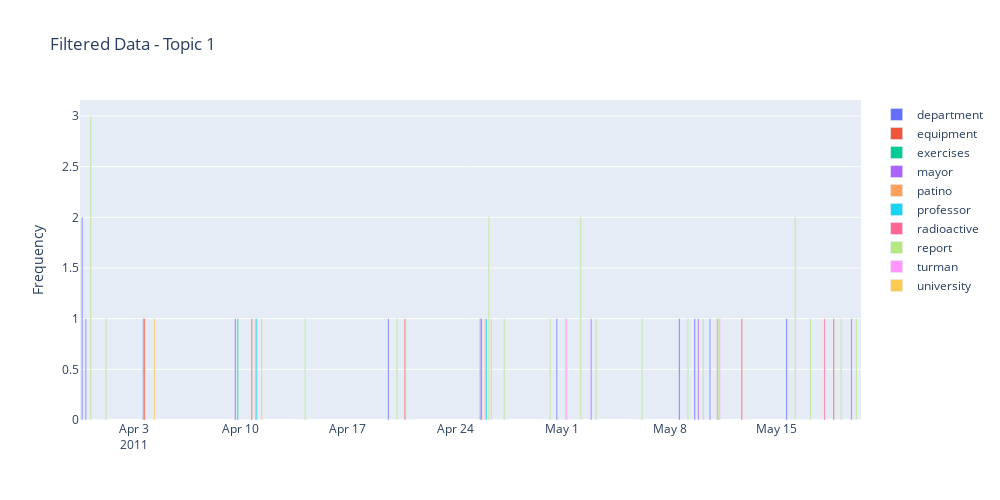
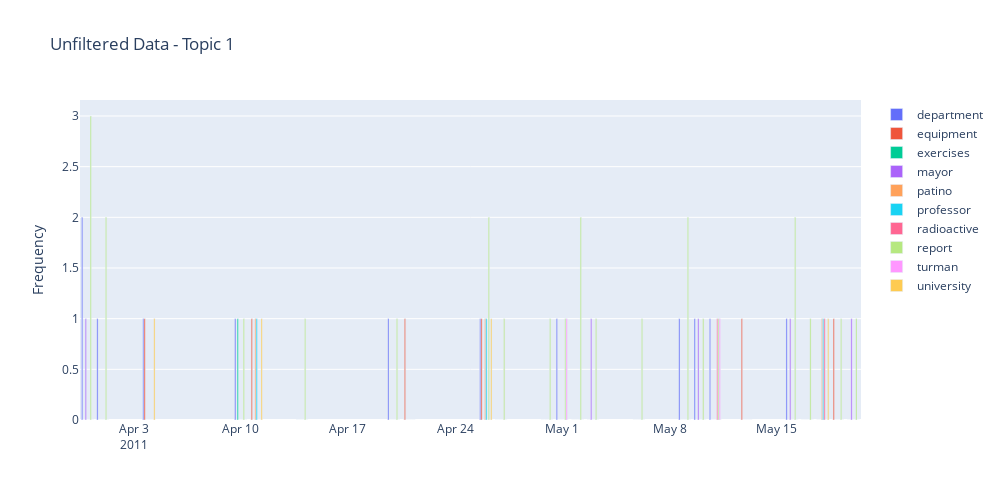
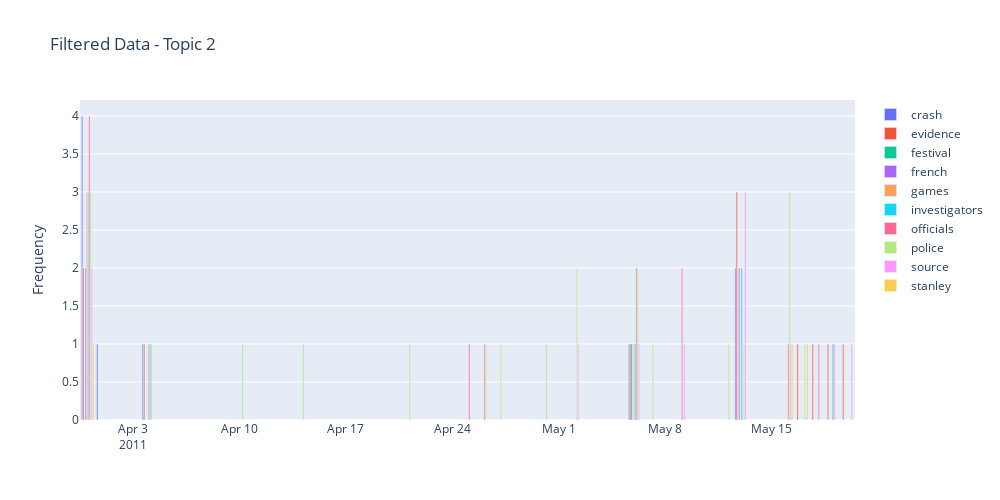
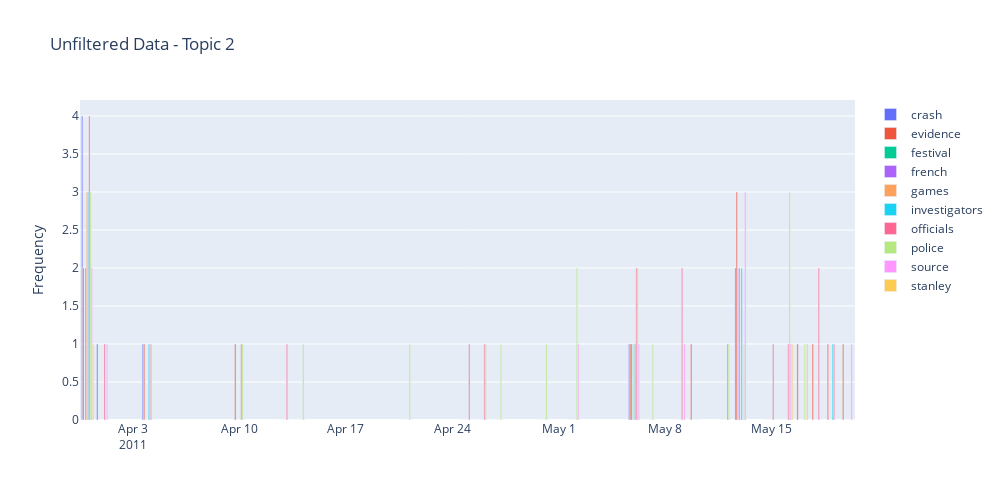

The code cell stored with these charts, in order, in its notebook:
### Code cell
# Skapa en defaultdict för att lagra frekvensen av varje ord per datum för varje ämne
topic_word_freq_by_date_filtered = defaultdict(lambda: defaultdict(lambda: defaultdict(int)))
topic_word_freq_by_date_unfiltered = defaultdict(lambda: defaultdict(lambda: defaultdict(int)))

# Loopa igenom varje ämne och dess relaterade ord
for topic_idx, topic in enumerate(lda_model.components_):

    #print(f"Topic {topic_idx + 1}:")

    for word_idx in topic.argsort()[:-num_top_words - 1:-1]:
        word = feature_names[word_idx]
        #print(f"- {word}")

        # Loopa igenom det filtrerade datasetet för att matcha ord med deras timestamps och räkna frekvenser
        for _, row in filtered_data.iterrows():
            content = row["Processed_Content"]
            date = row["Date"]
            if word in content:
                topic_word_freq_by_date_filtered[topic_idx][word][date] += 1

        # Loopa igenom det ofiltrerade datasetet för att matcha ord med deras timestamps och räkna frekvenser
        for _, row in data.iterrows():
            content = row["Processed_Content"]
            date = row["Date"]
            if word in content:
                topic_word_freq_by_date_unfiltered[topic_idx][word][date] += 1

layout = go.Layout(
    yaxis=dict(title='Frequency'),
    barmode='group',
    hovermode='closest',
    width=1000,
    height=500
)

# Loopa igenom varje ämne
for topic_idx, (word_freq_by_date_filtered, word_freq_by_date_unfiltered) in enumerate(zip(topic_word_freq_by_date_filtered.values(), topic_word_freq_by_date_unfiltered.values())):

    #skapar två litor 
    date_filtered = []
    date_unfiltered=[]

    # Yttre loop: Loopa över varje dictionary (word_freq) i word_freq_by_date_filtered.values() vilket är alla datum för varje ord
    for date_freq in word_freq_by_date_filtered.values():
    # Inre loop: Date_freq består av datum så nycklar är datumen, här loopas allt igenom för den aktuella dictionaryn
        for date in date_freq.keys():
            date_filtered.append(date)

    # Ta bort duplicerade datumen och sortera dem i stigande ordning
    dates_filtered = sorted(set(date_filtered))

    #Samma sak som för filterd
    for word_freq in word_freq_by_date_unfiltered.values():
        for date in word_freq.keys():
            date_unfiltered.append(date)

    dates_unfiltered = sorted(set(date_unfiltered))
    
    #på word_freq_by_date_filtered är varje nyckel ett ord (struktur: {"ord1": {"datum1": frekvens1, "datum2": frekvens2, ...}, "ord2":..} )
    #listar dessa i ny variabel
    words_to_plot_filtered = sorted( list(word_freq_by_date_filtered.keys()))
    words_to_plot_unfiltered = sorted(list(word_freq_by_date_unfiltered.keys()))

    # Skapa stapeldiagrams för det filtrerade datasetet
    traces_filtered = []
  
    for word_to_plot in words_to_plot_filtered:
        #Hämtar frekvensen för ett spefikt ord för ett datum, om ordet inte finns för datumemt sätt frekvensent till 0
        frequencies = [word_freq_by_date_filtered[word_to_plot].get(date, 0) for date in dates_filtered]
        trace = go.Bar(x=dates_filtered, y=frequencies, name=word_to_plot)
        traces_filtered.append(trace)

    # Skapa stapeldiagram för det ofiltrerade datasetet
    traces_unfiltered = []

    for word_to_plot in words_to_plot_unfiltered:
        frequencies = [word_freq_by_date_unfiltered[word_to_plot].get(date, 0) for date in dates_unfiltered]
        trace = go.Bar(x=dates_unfiltered, y=frequencies, name=word_to_plot)
        traces_unfiltered.append(trace)

    # Skapa figurobjekt för det filtrerade datasetet
    fig_filtered = go.Figure(data=traces_filtered, layout=layout)
    fig_filtered.update_layout(title=f"Filtered Data - Topic {topic_idx + 1}")

    # Skapa figurobjekt för det ofiltrerade datasetet
    fig_unfiltered = go.Figure(data=traces_unfiltered, layout=layout)
    fig_unfiltered.update_layout(title=f"Unfiltered Data - Topic {topic_idx + 1}")

    # Visa stapeldiagrammen bredvid varandra
    fig_filtered.show()
    fig_unfiltered.show()

### Figure 1 — Plotly figure (JSON) as saved in the notebook; plotly's stock layout.template omitted (floating-point values rounded to 4 significant figures)
{"data": [{"name": "department", "type": "bar", "x": ["2011-03-31", "2011-04-01", "2011-04-04", "2011-04-10", "2011-04-11", "2011-04-14", "2011-04-20", "2011-04-21", "2011-04-26", "2011-04-27", "2011-04-30", "2011-05-01", "2011-05-02", "2011-05-03", "2011-05-06", "2011-05-09", "2011-05-10", "2011-05-11", "2011-05-13", "2011-05-16", "2011-05-17", "2011-05-18", "2011-05-19", "2011-05-20"], "y": [2, 0, 1, 1, 0, 0, 1, 0, 1, 0, 0, 1, 0, 0, 0, 1, 1, 1, 0, 1, 0, 0, 0, 0]}, {"name": "equipment", "type": "bar", "x": ["2011-03-31", "2011-04-01", "2011-04-04", "2011-04-10", "2011-04-11", "2011-04-14", "2011-04-20", "2011-04-21", "2011-04-26", "2011-04-27", "2011-04-30", "2011-05-01", "2011-05-02", "2011-05-03", "2011-05-06", "2011-05-09", "2011-05-10", "2011-05-11", "2011-05-13", "2011-05-16", "2011-05-17", "2011-05-18", "2011-05-19", "2011-05-20"], "y": [0, 0, 1, 0, 1, 0, 0, 1, 1, 0, 0, 0, 0, 0, 0, 0, 0, 0, 1, 0, 0, 0, 1, 0]}, {"name": "exercises", "type": "bar", "x": ["2011-03-31", "2011-04-01", "2011-04-04", "2011-04-10", "2011-04-11", "2011-04-14", "2011-04-20", "2011-04-21", "2011-04-26", "2011-04-27", "2011-04-30", "2011-05-01", "2011-05-02", "2011-05-03", "2011-05-06", "2011-05-09", "2011-05-10", "2011-05-11", "2011-05-13", "2011-05-16", "2011-05-17", "2011-05-18", "2011-05-19", "2011-05-20"], "y": [0, 0, 0, 1, 0, 0, 0, 0, 0, 0, 0, 0, 0, 0, 0, 0, 0, 0, 0, 0, 0, 0, 0, 0]}, {"name": "mayor", "type": "bar", "x": ["2011-03-31", "2011-04-01", "2011-04-04", "2011-04-10", "2011-04-11", "2011-04-14", "2011-04-20", "2011-04-21", "2011-04-26", "2011-04-27", "2011-04-30", "2011-05-01", "2011-05-02", "2011-05-03", "2011-05-06", "2011-05-09", "2011-05-10", "2011-05-11", "2011-05-13", "2011-05-16", "2011-05-17", "2011-05-18", "2011-05-19", "2011-05-20"], "y": [1, 0, 0, 0, 0, 0, 0, 0, 0, 0, 0, 0, 0, 1, 0, 0, 1, 0, 0, 0, 0, 0, 0, 1]}, {"name": "patino", "type": "bar", "x": ["2011-03-31", "2011-04-01", "2011-04-04", "2011-04-10", "2011-04-11", "2011-04-14", "2011-04-20", "2011-04-21", "2011-04-26", "2011-04-27", "2011-04-30", "2011-05-01", "2011-05-02", "2011-05-03", "2011-05-06", "2011-05-09", "2011-05-10", "2011-05-11", "2011-05-13", "2011-05-16", "2011-05-17", "2011-05-18", "2011-05-19", "2011-05-20"], "y": [0, 0, 0, 0, 1, 0, 0, 0, 1, 0, 0, 0, 0, 0, 0, 0, 0, 0, 0, 0, 0, 0, 0, 0]}, {"name": "professor", "type": "bar", "x": ["2011-03-31", "2011-04-01", "2011-04-04", "2011-04-10", "2011-04-11", "2011-04-14", "2011-04-20", "2011-04-21", "2011-04-26", "2011-04-27", "2011-04-30", "2011-05-01", "2011-05-02", "2011-05-03", "2011-05-06", "2011-05-09", "2011-05-10", "2011-05-11", "2011-05-13", "2011-05-16", "2011-05-17", "2011-05-18", "2011-05-19", "2011-05-20"], "y": [0, 0, 0, 0, 1, 0, 0, 0, 1, 0, 0, 0, 0, 0, 0, 0, 0, 0, 0, 0, 0, 0, 0, 0]}, {"name": "radioactive", "type": "bar", "x": ["2011-03-31", "2011-04-01", "2011-04-04", "2011-04-10", "2011-04-11", "2011-04-14", "2011-04-20", "2011-04-21", "2011-04-26", "2011-04-27", "2011-04-30", "2011-05-01", "2011-05-02", "2011-05-03", "2011-05-06", "2011-05-09", "2011-05-10", "2011-05-11", "2011-05-13", "2011-05-16", "2011-05-17", "2011-05-18", "2011-05-19", "2011-05-20"], "y": [0, 0, 0, 0, 0, 0, 0, 0, 0, 0, 0, 0, 0, 0, 0, 0, 0, 1, 0, 0, 0, 1, 0, 0]}, {"name": "report", "type": "bar", "x": ["2011-03-31", "2011-04-01", "2011-04-04", "2011-04-10", "2011-04-11", "2011-04-14", "2011-04-20", "2011-04-21", "2011-04-26", "2011-04-27", "2011-04-30", "2011-05-01", "2011-05-02", "2011-05-03", "2011-05-06", "2011-05-09", "2011-05-10", "2011-05-11", "2011-05-13", "2011-05-16", "2011-05-17", "2011-05-18", "2011-05-19", "2011-05-20"], "y": [3, 1, 0, 0, 0, 1, 1, 0, 2, 1, 1, 1, 2, 1, 1, 1, 1, 1, 0, 2, 1, 0, 1, 1]}, {"name": "turman", "type": "bar", "x": ["2011-03-31", "2011-04-01", "2011-04-04", "2011-04-10", "2011-04-11", "2011-04-14", "2011-04-20", "2011-04-21", "2011-04-26", "2011-04-27", "2011-04-30", "2011-05-01", "2011-05-02", "2011-05-03", "2011-05-06", "2011-05-09", "2011-05-10", "2011-05-11", "2011-05-13", "2011-05-16", "2011-05-17", "2011-05-18", "2011-05-19", "2011-05-20"], "y": [0, 0, 0, 0, 0, 0, 0, 0, 0, 0, 0, 1, 0, 0, 0, 0, 0, 1, 0, 0, 0, 0, 0, 0]}, {"name": "university", "type": "bar", "x": ["2011-03-31", "2011-04-01", "2011-04-04", "2011-04-10", "2011-04-11", "2011-04-14", "2011-04-20", "2011-04-21", "2011-04-26", "2011-04-27", "2011-04-30", "2011-05-01", "2011-05-02", "2011-05-03", "2011-05-06", "2011-05-09", "2011-05-10", "2011-05-11", "2011-05-13", "2011-05-16", "2011-05-17", "2011-05-18", "2011-05-19", "2011-05-20"], "y": [0, 0, 1, 0, 1, 0, 0, 0, 1, 0, 0, 0, 0, 0, 0, 0, 0, 0, 0, 0, 0, 0, 0, 0]}], "layout": {"barmode": "group", "height": 500, "hovermode": "closest", "title": {"text": "Filtered Data - Topic 1"}, "width": 1000, "yaxis": {"title": {"text": "Frequency"}}}}

### Figure 2 — Plotly figure (JSON) as saved in the notebook; plotly's stock layout.template omitted (floating-point values rounded to 4 significant figures)
{"data": [{"name": "department", "type": "bar", "x": ["2011-03-31", "2011-04-01", "2011-04-04", "2011-04-10", "2011-04-11", "2011-04-14", "2011-04-20", "2011-04-21", "2011-04-26", "2011-04-27", "2011-04-30", "2011-05-01", "2011-05-02", "2011-05-03", "2011-05-06", "2011-05-09", "2011-05-10", "2011-05-11", "2011-05-13", "2011-05-16", "2011-05-17", "2011-05-18", "2011-05-19", "2011-05-20"], "y": [2, 1, 1, 1, 0, 0, 1, 0, 1, 0, 0, 1, 0, 0, 0, 1, 1, 1, 0, 1, 0, 0, 0, 0]}, {"name": "equipment", "type": "bar", "x": ["2011-03-31", "2011-04-01", "2011-04-04", "2011-04-10", "2011-04-11", "2011-04-14", "2011-04-20", "2011-04-21", "2011-04-26", "2011-04-27", "2011-04-30", "2011-05-01", "2011-05-02", "2011-05-03", "2011-05-06", "2011-05-09", "2011-05-10", "2011-05-11", "2011-05-13", "2011-05-16", "2011-05-17", "2011-05-18", "2011-05-19", "2011-05-20"], "y": [0, 0, 1, 0, 1, 0, 0, 1, 1, 0, 0, 0, 0, 0, 0, 0, 0, 0, 1, 0, 0, 0, 1, 0]}, {"name": "exercises", "type": "bar", "x": ["2011-03-31", "2011-04-01", "2011-04-04", "2011-04-10", "2011-04-11", "2011-04-14", "2011-04-20", "2011-04-21", "2011-04-26", "2011-04-27", "2011-04-30", "2011-05-01", "2011-05-02", "2011-05-03", "2011-05-06", "2011-05-09", "2011-05-10", "2011-05-11", "2011-05-13", "2011-05-16", "2011-05-17", "2011-05-18", "2011-05-19", "2011-05-20"], "y": [0, 0, 0, 1, 0, 0, 0, 0, 0, 0, 0, 0, 0, 0, 0, 0, 0, 0, 0, 0, 0, 0, 0, 0]}, {"name": "mayor", "type": "bar", "x": ["2011-03-31", "2011-04-01", "2011-04-04", "2011-04-10", "2011-04-11", "2011-04-14", "2011-04-20", "2011-04-21", "2011-04-26", "2011-04-27", "2011-04-30", "2011-05-01", "2011-05-02", "2011-05-03", "2011-05-06", "2011-05-09", "2011-05-10", "2011-05-11", "2011-05-13", "2011-05-16", "2011-05-17", "2011-05-18", "2011-05-19", "2011-05-20"], "y": [1, 0, 0, 0, 0, 0, 0, 0, 0, 0, 0, 0, 0, 1, 0, 0, 1, 0, 0, 1, 0, 0, 0, 1]}, {"name": "patino", "type": "bar", "x": ["2011-03-31", "2011-04-01", "2011-04-04", "2011-04-10", "2011-04-11", "2011-04-14", "2011-04-20", "2011-04-21", "2011-04-26", "2011-04-27", "2011-04-30", "2011-05-01", "2011-05-02", "2011-05-03", "2011-05-06", "2011-05-09", "2011-05-10", "2011-05-11", "2011-05-13", "2011-05-16", "2011-05-17", "2011-05-18", "2011-05-19", "2011-05-20"], "y": [0, 0, 0, 0, 1, 0, 0, 0, 1, 0, 0, 0, 0, 0, 0, 0, 0, 0, 0, 0, 0, 1, 0, 0]}, {"name": "professor", "type": "bar", "x": ["2011-03-31", "2011-04-01", "2011-04-04", "2011-04-10", "2011-04-11", "2011-04-14", "2011-04-20", "2011-04-21", "2011-04-26", "2011-04-27", "2011-04-30", "2011-05-01", "2011-05-02", "2011-05-03", "2011-05-06", "2011-05-09", "2011-05-10", "2011-05-11", "2011-05-13", "2011-05-16", "2011-05-17", "2011-05-18", "2011-05-19", "2011-05-20"], "y": [0, 0, 0, 0, 1, 0, 0, 0, 1, 0, 0, 0, 0, 0, 0, 0, 0, 0, 0, 0, 0, 1, 0, 0]}, {"name": "radioactive", "type": "bar", "x": ["2011-03-31", "2011-04-01", "2011-04-04", "2011-04-10", "2011-04-11", "2011-04-14", "2011-04-20", "2011-04-21", "2011-04-26", "2011-04-27", "2011-04-30", "2011-05-01", "2011-05-02", "2011-05-03", "2011-05-06", "2011-05-09", "2011-05-10", "2011-05-11", "2011-05-13", "2011-05-16", "2011-05-17", "2011-05-18", "2011-05-19", "2011-05-20"], "y": [0, 0, 0, 0, 0, 0, 0, 0, 0, 0, 0, 0, 0, 0, 0, 0, 0, 1, 0, 0, 0, 1, 0, 0]}, {"name": "report", "type": "bar", "x": ["2011-03-31", "2011-04-01", "2011-04-04", "2011-04-10", "2011-04-11", "2011-04-14", "2011-04-20", "2011-04-21", "2011-04-26", "2011-04-27", "2011-04-30", "2011-05-01", "2011-05-02", "2011-05-03", "2011-05-06", "2011-05-09", "2011-05-10", "2011-05-11", "2011-05-13", "2011-05-16", "2011-05-17", "2011-05-18", "2011-05-19", "2011-05-20"], "y": [3, 2, 0, 1, 0, 1, 1, 0, 2, 1, 1, 1, 2, 1, 1, 2, 1, 1, 0, 2, 1, 0, 1, 1]}, {"name": "turman", "type": "bar", "x": ["2011-03-31", "2011-04-01", "2011-04-04", "2011-04-10", "2011-04-11", "2011-04-14", "2011-04-20", "2011-04-21", "2011-04-26", "2011-04-27", "2011-04-30", "2011-05-01", "2011-05-02", "2011-05-03", "2011-05-06", "2011-05-09", "2011-05-10", "2011-05-11", "2011-05-13", "2011-05-16", "2011-05-17", "2011-05-18", "2011-05-19", "2011-05-20"], "y": [0, 0, 0, 0, 0, 0, 0, 0, 0, 0, 0, 1, 0, 0, 0, 0, 0, 1, 0, 0, 0, 0, 0, 0]}, {"name": "university", "type": "bar", "x": ["2011-03-31", "2011-04-01", "2011-04-04", "2011-04-10", "2011-04-11", "2011-04-14", "2011-04-20", "2011-04-21", "2011-04-26", "2011-04-27", "2011-04-30", "2011-05-01", "2011-05-02", "2011-05-03", "2011-05-06", "2011-05-09", "2011-05-10", "2011-05-11", "2011-05-13", "2011-05-16", "2011-05-17", "2011-05-18", "2011-05-19", "2011-05-20"], "y": [0, 0, 1, 0, 1, 0, 0, 0, 1, 0, 0, 0, 0, 0, 0, 0, 0, 0, 0, 0, 0, 1, 0, 0]}], "layout": {"barmode": "group", "height": 500, "hovermode": "closest", "title": {"text": "Unfiltered Data - Topic 1"}, "width": 1000, "yaxis": {"title": {"text": "Frequency"}}}}

### Figure 3 — Plotly figure (JSON) as saved in the notebook; plotly's stock layout.template omitted (floating-point values rounded to 4 significant figures)
{"data": [{"name": "crash", "type": "bar", "x": ["2011-03-31", "2011-04-01", "2011-04-04", "2011-04-10", "2011-04-14", "2011-04-21", "2011-04-25", "2011-04-26", "2011-04-27", "2011-04-30", "2011-05-02", "2011-05-06", "2011-05-07", "2011-05-09", "2011-05-12", "2011-05-13", "2011-05-16", "2011-05-17", "2011-05-18", "2011-05-19", "2011-05-20"], "y": [4, 1, 1, 0, 0, 0, 0, 0, 0, 0, 0, 1, 0, 0, 0, 2, 0, 0, 0, 0, 0]}, {"name": "evidence", "type": "bar", "x": ["2011-03-31", "2011-04-01", "2011-04-04", "2011-04-10", "2011-04-14", "2011-04-21", "2011-04-25", "2011-04-26", "2011-04-27", "2011-04-30", "2011-05-02", "2011-05-06", "2011-05-07", "2011-05-09", "2011-05-12", "2011-05-13", "2011-05-16", "2011-05-17", "2011-05-18", "2011-05-19", "2011-05-20"], "y": [2, 0, 1, 0, 0, 0, 0, 0, 0, 0, 0, 1, 0, 0, 0, 3, 0, 1, 1, 1, 1]}, {"name": "festival", "type": "bar", "x": ["2011-03-31", "2011-04-01", "2011-04-04", "2011-04-10", "2011-04-14", "2011-04-21", "2011-04-25", "2011-04-26", "2011-04-27", "2011-04-30", "2011-05-02", "2011-05-06", "2011-05-07", "2011-05-09", "2011-05-12", "2011-05-13", "2011-05-16", "2011-05-17", "2011-05-18", "2011-05-19", "2011-05-20"], "y": [0, 0, 0, 0, 0, 0, 0, 0, 0, 0, 0, 1, 0, 0, 0, 0, 0, 0, 0, 0, 0]}, {"name": "french", "type": "bar", "x": ["2011-03-31", "2011-04-01", "2011-04-04", "2011-04-10", "2011-04-14", "2011-04-21", "2011-04-25", "2011-04-26", "2011-04-27", "2011-04-30", "2011-05-02", "2011-05-06", "2011-05-07", "2011-05-09", "2011-05-12", "2011-05-13", "2011-05-16", "2011-05-17", "2011-05-18", "2011-05-19", "2011-05-20"], "y": [2, 0, 0, 0, 0, 0, 0, 0, 0, 0, 0, 0, 0, 0, 0, 2, 0, 0, 0, 0, 0]}, {"name": "games", "type": "bar", "x": ["2011-03-31", "2011-04-01", "2011-04-04", "2011-04-10", "2011-04-14", "2011-04-21", "2011-04-25", "2011-04-26", "2011-04-27", "2011-04-30", "2011-05-02", "2011-05-06", "2011-05-07", "2011-05-09", "2011-05-12", "2011-05-13", "2011-05-16", "2011-05-17", "2011-05-18", "2011-05-19", "2011-05-20"], "y": [3, 0, 0, 0, 0, 0, 0, 0, 0, 0, 0, 1, 0, 0, 0, 0, 0, 0, 0, 0, 0]}, {"name": "investigators", "type": "bar", "x": ["2011-03-31", "2011-04-01", "2011-04-04", "2011-04-10", "2011-04-14", "2011-04-21", "2011-04-25", "2011-04-26", "2011-04-27", "2011-04-30", "2011-05-02", "2011-05-06", "2011-05-07", "2011-05-09", "2011-05-12", "2011-05-13", "2011-05-16", "2011-05-17", "2011-05-18", "2011-05-19", "2011-05-20"], "y": [3, 0, 1, 0, 0, 0, 0, 0, 0, 0, 0, 1, 0, 0, 0, 2, 0, 0, 0, 1, 0]}, {"name": "officials", "type": "bar", "x": ["2011-03-31", "2011-04-01", "2011-04-04", "2011-04-10", "2011-04-14", "2011-04-21", "2011-04-25", "2011-04-26", "2011-04-27", "2011-04-30", "2011-05-02", "2011-05-06", "2011-05-07", "2011-05-09", "2011-05-12", "2011-05-13", "2011-05-16", "2011-05-17", "2011-05-18", "2011-05-19", "2011-05-20"], "y": [4, 0, 1, 0, 0, 0, 1, 1, 0, 0, 0, 2, 0, 2, 0, 0, 1, 0, 1, 1, 0]}, {"name": "police", "type": "bar", "x": ["2011-03-31", "2011-04-01", "2011-04-04", "2011-04-10", "2011-04-14", "2011-04-21", "2011-04-25", "2011-04-26", "2011-04-27", "2011-04-30", "2011-05-02", "2011-05-06", "2011-05-07", "2011-05-09", "2011-05-12", "2011-05-13", "2011-05-16", "2011-05-17", "2011-05-18", "2011-05-19", "2011-05-20"], "y": [3, 0, 1, 1, 1, 1, 0, 1, 1, 1, 2, 2, 1, 0, 1, 1, 3, 1, 0, 0, 0]}, {"name": "source", "type": "bar", "x": ["2011-03-31", "2011-04-01", "2011-04-04", "2011-04-10", "2011-04-14", "2011-04-21", "2011-04-25", "2011-04-26", "2011-04-27", "2011-04-30", "2011-05-02", "2011-05-06", "2011-05-07", "2011-05-09", "2011-05-12", "2011-05-13", "2011-05-16", "2011-05-17", "2011-05-18", "2011-05-19", "2011-05-20"], "y": [2, 0, 0, 0, 0, 0, 0, 0, 0, 0, 1, 1, 0, 1, 0, 3, 1, 0, 0, 0, 1]}, {"name": "stanley", "type": "bar", "x": ["2011-03-31", "2011-04-01", "2011-04-04", "2011-04-10", "2011-04-14", "2011-04-21", "2011-04-25", "2011-04-26", "2011-04-27", "2011-04-30", "2011-05-02", "2011-05-06", "2011-05-07", "2011-05-09", "2011-05-12", "2011-05-13", "2011-05-16", "2011-05-17", "2011-05-18", "2011-05-19", "2011-05-20"], "y": [1, 0, 0, 0, 0, 0, 0, 0, 0, 0, 0, 0, 0, 0, 0, 0, 1, 1, 0, 0, 0]}], "layout": {"barmode": "group", "height": 500, "hovermode": "closest", "title": {"text": "Filtered Data - Topic 2"}, "width": 1000, "yaxis": {"title": {"text": "Frequency"}}}}

### Figure 4 — Plotly figure (JSON) as saved in the notebook; plotly's stock layout.template omitted (floating-point values rounded to 4 significant figures)
{"data": [{"name": "crash", "type": "bar", "x": ["2011-03-31", "2011-04-01", "2011-04-04", "2011-04-10", "2011-04-13", "2011-04-14", "2011-04-21", "2011-04-25", "2011-04-26", "2011-04-27", "2011-04-30", "2011-05-02", "2011-05-06", "2011-05-07", "2011-05-09", "2011-05-10", "2011-05-12", "2011-05-13", "2011-05-15", "2011-05-16", "2011-05-17", "2011-05-18", "2011-05-19", "2011-05-20"], "y": [4, 1, 1, 0, 0, 0, 0, 0, 0, 0, 0, 0, 1, 0, 0, 0, 0, 2, 0, 0, 0, 0, 0, 0]}, {"name": "evidence", "type": "bar", "x": ["2011-03-31", "2011-04-01", "2011-04-04", "2011-04-10", "2011-04-13", "2011-04-14", "2011-04-21", "2011-04-25", "2011-04-26", "2011-04-27", "2011-04-30", "2011-05-02", "2011-05-06", "2011-05-07", "2011-05-09", "2011-05-10", "2011-05-12", "2011-05-13", "2011-05-15", "2011-05-16", "2011-05-17", "2011-05-18", "2011-05-19", "2011-05-20"], "y": [2, 0, 1, 1, 0, 0, 0, 0, 0, 0, 0, 0, 1, 0, 0, 1, 0, 3, 0, 0, 1, 1, 1, 1]}, {"name": "festival", "type": "bar", "x": ["2011-03-31", "2011-04-01", "2011-04-04", "2011-04-10", "2011-04-13", "2011-04-14", "2011-04-21", "2011-04-25", "2011-04-26", "2011-04-27", "2011-04-30", "2011-05-02", "2011-05-06", "2011-05-07", "2011-05-09", "2011-05-10", "2011-05-12", "2011-05-13", "2011-05-15", "2011-05-16", "2011-05-17", "2011-05-18", "2011-05-19", "2011-05-20"], "y": [0, 0, 0, 0, 0, 0, 0, 0, 0, 0, 0, 0, 1, 0, 0, 0, 0, 0, 0, 0, 0, 0, 0, 0]}, {"name": "french", "type": "bar", "x": ["2011-03-31", "2011-04-01", "2011-04-04", "2011-04-10", "2011-04-13", "2011-04-14", "2011-04-21", "2011-04-25", "2011-04-26", "2011-04-27", "2011-04-30", "2011-05-02", "2011-05-06", "2011-05-07", "2011-05-09", "2011-05-10", "2011-05-12", "2011-05-13", "2011-05-15", "2011-05-16", "2011-05-17", "2011-05-18", "2011-05-19", "2011-05-20"], "y": [2, 0, 0, 0, 0, 0, 0, 0, 0, 0, 0, 0, 0, 0, 0, 0, 0, 2, 0, 0, 0, 0, 0, 0]}, {"name": "games", "type": "bar", "x": ["2011-03-31", "2011-04-01", "2011-04-04", "2011-04-10", "2011-04-13", "2011-04-14", "2011-04-21", "2011-04-25", "2011-04-26", "2011-04-27", "2011-04-30", "2011-05-02", "2011-05-06", "2011-05-07", "2011-05-09", "2011-05-10", "2011-05-12", "2011-05-13", "2011-05-15", "2011-05-16", "2011-05-17", "2011-05-18", "2011-05-19", "2011-05-20"], "y": [3, 0, 0, 0, 0, 0, 0, 0, 0, 0, 0, 0, 1, 0, 0, 0, 0, 0, 0, 0, 0, 0, 0, 0]}, {"name": "investigators", "type": "bar", "x": ["2011-03-31", "2011-04-01", "2011-04-04", "2011-04-10", "2011-04-13", "2011-04-14", "2011-04-21", "2011-04-25", "2011-04-26", "2011-04-27", "2011-04-30", "2011-05-02", "2011-05-06", "2011-05-07", "2011-05-09", "2011-05-10", "2011-05-12", "2011-05-13", "2011-05-15", "2011-05-16", "2011-05-17", "2011-05-18", "2011-05-19", "2011-05-20"], "y": [3, 0, 1, 0, 0, 0, 0, 0, 0, 0, 0, 0, 1, 0, 0, 0, 0, 2, 0, 0, 0, 0, 1, 0]}, {"name": "officials", "type": "bar", "x": ["2011-03-31", "2011-04-01", "2011-04-04", "2011-04-10", "2011-04-13", "2011-04-14", "2011-04-21", "2011-04-25", "2011-04-26", "2011-04-27", "2011-04-30", "2011-05-02", "2011-05-06", "2011-05-07", "2011-05-09", "2011-05-10", "2011-05-12", "2011-05-13", "2011-05-15", "2011-05-16", "2011-05-17", "2011-05-18", "2011-05-19", "2011-05-20"], "y": [4, 1, 1, 1, 1, 0, 0, 1, 1, 0, 0, 0, 2, 0, 2, 0, 1, 0, 1, 1, 0, 2, 1, 0]}, {"name": "police", "type": "bar", "x": ["2011-03-31", "2011-04-01", "2011-04-04", "2011-04-10", "2011-04-13", "2011-04-14", "2011-04-21", "2011-04-25", "2011-04-26", "2011-04-27", "2011-04-30", "2011-05-02", "2011-05-06", "2011-05-07", "2011-05-09", "2011-05-10", "2011-05-12", "2011-05-13", "2011-05-15", "2011-05-16", "2011-05-17", "2011-05-18", "2011-05-19", "2011-05-20"], "y": [3, 0, 1, 1, 0, 1, 1, 0, 1, 1, 1, 2, 2, 1, 0, 0, 1, 1, 0, 3, 1, 0, 0, 0]}, {"name": "source", "type": "bar", "x": ["2011-03-31", "2011-04-01", "2011-04-04", "2011-04-10", "2011-04-13", "2011-04-14", "2011-04-21", "2011-04-25", "2011-04-26", "2011-04-27", "2011-04-30", "2011-05-02", "2011-05-06", "2011-05-07", "2011-05-09", "2011-05-10", "2011-05-12", "2011-05-13", "2011-05-15", "2011-05-16", "2011-05-17", "2011-05-18", "2011-05-19", "2011-05-20"], "y": [2, 1, 0, 0, 0, 0, 0, 0, 0, 0, 0, 1, 1, 0, 1, 0, 0, 3, 0, 1, 0, 0, 0, 1]}, {"name": "stanley", "type": "bar", "x": ["2011-03-31", "2011-04-01", "2011-04-04", "2011-04-10", "2011-04-13", "2011-04-14", "2011-04-21", "2011-04-25", "2011-04-26", "2011-04-27", "2011-04-30", "2011-05-02", "2011-05-06", "2011-05-07", "2011-05-09", "2011-05-10", "2011-05-12", "2011-05-13", "2011-05-15", "2011-05-16", "2011-05-17", "2011-05-18", "2011-05-19", "2011-05-20"], "y": [1, 0, 0, 0, 0, 0, 0, 0, 0, 0, 0, 0, 0, 0, 0, 0, 0, 0, 0, 1, 1, 0, 0, 0]}], "layout": {"barmode": "group", "height": 500, "hovermode": "closest", "title": {"text": "Unfiltered Data - Topic 2"}, "width": 1000, "yaxis": {"title": {"text": "Frequency"}}}}
